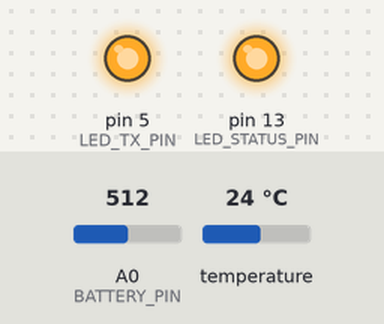
Bench run of a sketch on a simulated Arduino Mega 2560, built with avr-gcc and run on an emulated ATmega2560. Shown: output pins drawn as LEDs (lit = HIGH). Inputs (shaded band) come from the test bench; at power-on: temperature 24 °C, A0 (BATTERY_PIN) = 512. The modem accepts every AT command (registered, SIM ready, sends succeed) and sends nothing else; what the sketch prints to the serial monitor is not drawn.

Above: at 0.1 s.
At 3.3 s:
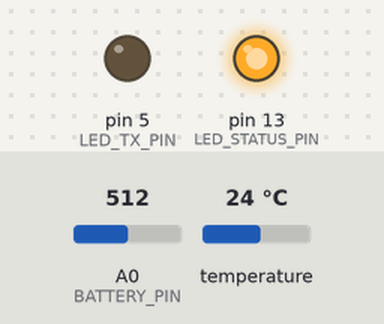
3.4 s: temperature set to 12 °C
At 5.5 s:
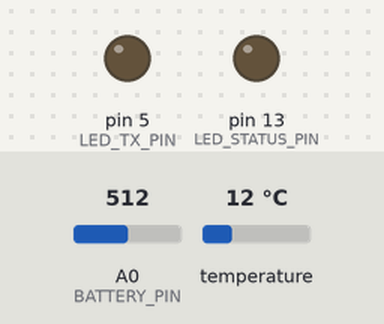
Timing chart, 0 to 12.9 s (numbered marks = the images above; inputs shaded):
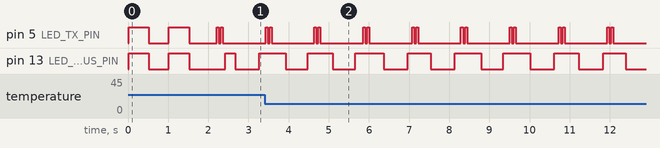

The sketch:

IoTStation2_Mega.ino
```cpp
/*******************************************************************************
 * IoTStation2_Mega.ino - TÜRKSAT Model Uydu Yarışması
 * IoT S2S (Stations to Satellite) Veri Transferi İstasyonu #2
 *
 * ✅ ARDUINO MEGA OPTİMİZE EDİLMİŞ VERSİYON
 *
 * Bu yazılım, XBee 3 Pro modülü kullanarak 400-700m uzaklıktaki
 * görev yüküne kablosuz sıcaklık verisi gönderir.
 *
 * MESAFE HESABI:
 * - IoT istasyonu → Ana yer istasyonu: 100m yatay
 * - Görev yükü yüksekliği: 400-700m dikey
 * - Gerçek mesafe: √(100² + 400²) = ~412m (minimum)
 *                  √(100² + 700²) = ~707m (maksimum)
 *
 * MEVCUT DONANIM (ARDUINO MEGA UYUMLU):
 * - Arduino Mega 2560 (ATMEGA2560) ✅ YENİ PLATFORM
 * - XBee 3 Pro (63mW çıkış gücü, 2-4km menzil) ✅ MEVCUT
 * - BMP280 Basınç/Sıcaklık Sensörü ✅ MEVCUT (DS18B20 yerine)
 * - Yagi Anten (25dBi kazanç) ✅ MEVCUT
 * - NCR18650B Li-Ion Pil + LM2596/LM2577 Çeviriciler ✅ MEVCUT
 *
 * MEGA AVANTAJLARı:
 * - Hardware Serial1 (Pin 18/19) - SoftwareSerial yerine
 * - 256KB Flash (8x daha fazla)
 * - 8KB SRAM (4x daha fazla)
 * - 54 dijital pin + 16 analog pin
 * - 4 adet UART portu
 ******************************************************************************/

#include <Wire.h>
#include <Adafruit_BMP280.h>

//************************** Pin Tanımlamaları (MEGA) **************************//
// MEGA Hardware Serial1 kullanımı - Pin tanımı gerekmez (otomatik 18/19)
#define BMP280_SDA_PIN      20  // Mega I2C SDA (Pin 20)
#define BMP280_SCL_PIN      21  // Mega I2C SCL (Pin 21)
#define LED_STATUS_PIN      13  // Durum LED (Arduino Mega onboard)
#define LED_TX_PIN          5   // Veri gönderme LED
#define BATTERY_PIN         A0  // Pil seviyesi analog okuma (ADS1115 yerine basit ADC)
#define XBEE_RESET_PIN      6   // XBee Reset pin (opsiyonel)

//************************** Sistem Sabitleri ***************************//
#define STATION_ID          2       // İstasyon kimliği (2)
#define SEND_INTERVAL       1000    // Veri gönderme aralığı (ms) - 1 Hz
#define BMP280_I2C_ADDRESS  0x77    // BMP280 I2C adresi (İstasyon 2: 0x77)
#define XBEE_BAUD_RATE      57600    // XBee iletişim hızı
#define BATTERY_VOLTAGE_DIV 2.5     // NCR18650B pil için voltaj bölücü faktörü

// XBee Hedef Adresleri (DOĞRU MAC ADRESİ - 27 TEMMUZ 2025) - İstasyon 2
#define SATELLITE_ADDR_HIGH 0x0013A200  // Görev yükü XBee üst adres
#define SATELLITE_ADDR_LOW  0x42677E8F  // Görev yükü XBee gerçek MAC adresi
#define SATELLITE_ADDR_16   0x0001      // Görev yükü MY adresi (XCTU: MY=1)

// XBee Network Ayarları (XCTU ile senkronize) - İstasyon 2 Mega
#define XBEE_PAN_ID         0x6570      // PAN ID: 6570 (286570 takım numarası)
#define XBEE_CHANNEL        0x0D        // Kanal D (13) - 2.413 GHz (İstasyon #2)
#define XBEE_MY_ADDRESS     0x0005      // Bu istasyon MY=5 (XCTU ayarı)

//************************** Global Nesneler ve Değişkenler *****************//
// ✅ MEGA ADVANTAGE: Hardware Serial1 kullanımı (SoftwareSerial yerine)
#define xbeeSerial Serial1  // Mega Hardware Serial1 (Pin 18/19)

Adafruit_BMP280 bmp280; // BMP280 sensörü (sıcaklık ve basınç)

unsigned long lastSendTime = 0;
unsigned long packetCounter = 0;
float currentTemperature = 0.0;
float currentPressure = 0.0;
int batteryLevel = 0;
bool xbeeReady = false;
bool bmp280Ready = false;

// IoT Veri Paketi Formatı (TÜRKSAT Uyumlu - SADECE SICAKLIK)
struct IoTDataPacket {
    uint8_t stationID;
    uint32_t packetNumber;
    float temperature;     // BMP280'den sadece sıcaklık ✅ ŞARTNAME GEREĞİ
    uint8_t batteryLevel;
    uint32_t timestamp;
    uint16_t checksum;
};

//************************** XBee Kurulum (MEGA Hardware Serial) **************//
void setupXBee() {
  // ✅ MEGA ADVANTAGE: Hardware Serial1 kullanımı
  Serial.println("XBee 3 Pro modülü başlatılıyor... (İstasyon #2 - MEGA Hardware Serial1)");

  // Hardware Serial1 başlat (Pin 18/19 otomatik)
  xbeeSerial.begin(XBEE_BAUD_RATE);
  delay(100);  // Stabilizasyon

  xbeeReady = true;  // XCTU konfigürasyonu ile hazır
  Serial.println("✅ XBee hazır (İstasyon #2 - MEGA Serial1 aktif)");
}

//************************** Ana Kurulum Fonksiyonu **********************//
void setup() {
    // ✅ MEGA: Serial Monitor için Serial0 kullan
    Serial.begin(57600);
    Serial.println("TÜRKSAT IoT İstasyonu #2 (BMP280+XBee Pro+MEGA) Başlatılıyor...");
    Serial.println("✅ Platform: Arduino Mega 2560 (Hardware Serial1)");
    Serial.println("Hedef: Görev yükü (400-700m yükseklik + 100m yatay)");

    // Pin konfigürasyonları
    pinMode(LED_STATUS_PIN, OUTPUT);
    pinMode(LED_TX_PIN, OUTPUT);
    pinMode(BATTERY_PIN, INPUT);

    // LED başlangıç testi (2 kez - İstasyon 2 Mega)
    for (int i = 0; i < 2; i++) {
        digitalWrite(LED_STATUS_PIN, HIGH);
        digitalWrite(LED_TX_PIN, HIGH);
        delay(500);
        digitalWrite(LED_STATUS_PIN, LOW);
        digitalWrite(LED_TX_PIN, LOW);
        delay(500);
    }

    // ✅ MEGA: I2C başlat (Pin 20/21 otomatik)
    Wire.begin();

    // BMP280 sensörünü başlat
    if (!bmp280.begin(BMP280_I2C_ADDRESS)) {
        Serial.println("❌ HATA: BMP280 sensörü bulunamadı!");
        Serial.println("  - I2C adres kontrol edilsin: 0x76 veya 0x77");
        Serial.println("  - MEGA Kablolama: SDA=Pin20, SCL=Pin21");
        bmp280Ready = false;
    } else {
        bmp280Ready = true;
        Serial.println("✅ BMP280 sensörü başarıyla başlatıldı (MEGA I2C)");
        Serial.print("   Sensör ID: 0x");
        Serial.println(bmp280.sensorID(), HEX);
    }

    // XBee modülünü başlat
    setupXBee();

    Serial.println("IoT İstasyonu #2 (MEGA+BMP280+XBee Pro) hazır!");
    Serial.println("MEGA Özellikleri:");
    Serial.println("- Hardware Serial1 (Pin 18/19) ✅");
    Serial.println("- 256KB Flash + 8KB SRAM ✅");
    Serial.println("- I2C Pin 20/21 ✅");
    Serial.println("Mesafe analizi:");
    Serial.println("- Minimum: 412m (400m yükseklik)");
    Serial.println("- Maksimum: 707m (700m yükseklik)");
    Serial.println("- XBee Pro menzil: 2-4km ✓");
    Serial.println("- Kanal: 13 (2.413 GHz)");
    Serial.println("- Sensör: BMP280 (sıcaklık + basınç)");
}

//************************** Ana Döngü ***********************************//
void loop() {
    // Her saniye veri gönder
    if (millis() - lastSendTime >= SEND_INTERVAL) {

        // Sensör verilerini oku
        readBMP280Sensors();
        readBatteryLevel();

        // XBee ile veri gönder
        if (xbeeReady && bmp280Ready) {
            sendDataToSatellite();
        } else {
            if (!xbeeReady) {
                Serial.println("XBee hazır değil, yeniden başlatılıyor... (MEGA İst#2)");
                setupXBee();
            }
            if (!bmp280Ready) {
                Serial.println("BMP280 hazır değil, yeniden başlatılıyor... (MEGA İst#2)");
                bmp280Ready = bmp280.begin(BMP280_I2C_ADDRESS);
            }
        }

        lastSendTime = millis();
    }

    // Durum LED'i (İstasyon 2 Mega: çift yanıp sönme)
    static unsigned long ledTime = 0;
    static int ledState = 0;
    if (millis() - ledTime > 250) {
        ledState = (ledState + 1) % 4;
        digitalWrite(LED_STATUS_PIN, (ledState == 0 || ledState == 1) ? HIGH : LOW);
        ledTime = millis();
    }

    // ✅ MEGA: Hardware Serial1'den gelen yanıtları oku
    if (xbeeSerial.available()) {
        Serial.print("XBee RX (MEGA İst#2): ");
        while (xbeeSerial.available()) {
            Serial.write(xbeeSerial.read());
        }
        Serial.println();
    }

    delay(50); // CPU yükünü azalt
}

//************************** BMP280 Sensör Okuma ****************************//
void readBMP280Sensors() {
    if (!bmp280Ready) {
        currentTemperature = -999.0;
        currentPressure = -999.0;
        Serial.println("HATA: BMP280 sensörü hazır değil! (MEGA İst#2)");
        return;
    }

    // ✅ ŞARTNAME: Sadece sıcaklık oku (Celsius)
    currentTemperature = bmp280.readTemperature();

    // Hatalı okuma kontrolü
    if (isnan(currentTemperature)) {
        currentTemperature = -999.0;
        Serial.println("HATA: BMP280 sıcaklık sensöründen geçersiz veri! (MEGA İst#2)");
        bmp280Ready = false;
        return;
    }

    Serial.print("BMP280 (MEGA İst#2) - Sıcaklık: ");
    Serial.print(currentTemperature);
    Serial.println(" °C (IoT S2S)");
}

//************************** Pil Seviyesi Okuma ***************************//
void readBatteryLevel() {
    int analogValue = analogRead(BATTERY_PIN);

    // NCR18650B Li-Ion pil için voltaj bölücü
    // 4.2V max -> 5V ADC için R1=2.2k, R2=10k voltaj bölücü
    float voltage = (analogValue * 5.0) / 1024.0;
    float actualVoltage = voltage * BATTERY_VOLTAGE_DIV; // Voltaj bölücü faktörü

    // NCR18650B Li-Ion: 4.2V = %100, 3.0V = %0
    float minVoltage = 3.0;
    float maxVoltage = 4.2;

    batteryLevel = ((actualVoltage - minVoltage) / (maxVoltage - minVoltage)) * 100.0;
    batteryLevel = constrain(batteryLevel, 0, 100);

    Serial.print("NCR18650B Pil (MEGA İst#2): ");
    Serial.print(batteryLevel);
    Serial.print("% (");
    Serial.print(actualVoltage);
    Serial.println("V)");
}

//************************** XBee Veri Gönderme ***************************//
void sendDataToSatellite() {
    packetCounter++;

    // Veri paketini hazırla
    IoTDataPacket packet;
    packet.stationID = STATION_ID;
    packet.packetNumber = packetCounter;
    packet.temperature = currentTemperature;  // ✅ ŞARTNAME: Sadece sıcaklık
    packet.batteryLevel = batteryLevel;
    packet.timestamp = millis();

    // Checksum hesapla
    packet.checksum = calculateChecksum((uint8_t*)&packet, sizeof(packet) - 2);

    // XBee API Frame oluştur
    sendXBeeAPIFrame((uint8_t*)&packet, sizeof(packet));

    // TX LED sinyali (2 kez - İstasyon 2 Mega)
    for (int i = 0; i < 2; i++) {
        digitalWrite(LED_TX_PIN, HIGH);
        delay(50);
        digitalWrite(LED_TX_PIN, LOW);
        delay(50);
    }

    Serial.print("Görev yüküne gönderildi (MEGA İst#2): İst=");
    Serial.print(packet.stationID);
    Serial.print(", Paket=");
    Serial.print(packet.packetNumber);
    Serial.print(", Sıcaklık=");
    Serial.print(packet.temperature);
    Serial.print("°C, Pil=");
    Serial.print(packet.batteryLevel);
    Serial.print("%, Mesafe=412-707m");
    Serial.println();
}

//************************** XBee API Frame Gönderme (MEGA Hardware Serial) **//
void sendXBeeAPIFrame(uint8_t* data, int dataLen) {
    // XBee API Frame formatı:
    // 0x7E | Length MSB | Length LSB | Frame Type | Frame ID | 64-bit Addr | 16-bit Addr | Options | Data | Checksum

    int frameLen = 14 + dataLen; // Header(14) + Data
    uint8_t checksum = 0;

    // ✅ MEGA: Hardware Serial1 kullanımı
    // Start delimiter
    xbeeSerial.write(0x7E);

    // Length (MSB, LSB)
    xbeeSerial.write((frameLen >> 8) & 0xFF);
    xbeeSerial.write(frameLen & 0xFF);

    // Frame Type (Transmit Request)
    xbeeSerial.write(0x10);
    checksum += 0x10;

    // Frame ID (İstasyon 2 Mega)
    xbeeSerial.write(0x02);
    checksum += 0x02;

    // 64-bit Destination Address
    uint8_t addr64[] = {
        (SATELLITE_ADDR_HIGH >> 24) & 0xFF,
        (SATELLITE_ADDR_HIGH >> 16) & 0xFF,
        (SATELLITE_ADDR_HIGH >> 8) & 0xFF,
        SATELLITE_ADDR_HIGH & 0xFF,
        (SATELLITE_ADDR_LOW >> 24) & 0xFF,
        (SATELLITE_ADDR_LOW >> 16) & 0xFF,
        (SATELLITE_ADDR_LOW >> 8) & 0xFF,
        SATELLITE_ADDR_LOW & 0xFF
    };

    for (int i = 0; i < 8; i++) {
        xbeeSerial.write(addr64[i]);
        checksum += addr64[i];
    }

    // 16-bit Network Address
    xbeeSerial.write((SATELLITE_ADDR_16 >> 8) & 0xFF);
    xbeeSerial.write(SATELLITE_ADDR_16 & 0xFF);
    checksum += (SATELLITE_ADDR_16 >> 8) & 0xFF;
    checksum += SATELLITE_ADDR_16 & 0xFF;

    // Broadcast Radius & Options
    xbeeSerial.write(0x00); // Broadcast radius
    xbeeSerial.write(0x00); // Options
    checksum += 0x00;
    checksum += 0x00;

    // Data
    for (int i = 0; i < dataLen; i++) {
        xbeeSerial.write(data[i]);
        checksum += data[i];
    }

    // Checksum
    checksum = 0xFF - checksum;
    xbeeSerial.write(checksum);
}

//************************** Checksum Hesaplama ***************************//
uint16_t calculateChecksum(uint8_t* data, int len) {
    uint16_t checksum = 0;
    for (int i = 0; i < len; i++) {
        checksum += data[i];
    }
    return checksum & 0xFFFF;
}

//************************** Durum Raporu (MEGA Enhanced) *******************//
void printStatus() {
    Serial.println("=== IoT İstasyonu #2 (MEGA+BMP280+XBee Pro) Durum ===");
    Serial.print("Platform: Arduino Mega 2560 - Hardware Serial1\n");
    Serial.print("Paket Sayısı: ");
    Serial.println(packetCounter);
    Serial.print("Sıcaklık: ");
    Serial.print(currentTemperature);
    Serial.println(" °C");
    Serial.print("Basınç: ");
    Serial.print(currentPressure / 100.0);
    Serial.println(" hPa");
    Serial.print("Pil Seviyesi (NCR18650B): ");
    Serial.print(batteryLevel);
    Serial.println("%");
    Serial.print("BMP280 Durumu: ");
    Serial.println(bmp280Ready ? "HAZIR" : "HATA");
    Serial.print("XBee Durumu: ");
    Serial.println(xbeeReady ? "HAZIR" : "HATA");
    Serial.println("Hedef Mesafe: 412-707m (Görev Yükü)");
    Serial.println("Kanal: 13 (2.413 GHz)");
    Serial.println("I2C: Pin 20/21 (MEGA)");
    Serial.println("XBee: Hardware Serial1 (Pin 18/19)");
    Serial.println("===============================================");
}
```

Measured:
- by itself, pin 5 (LED_TX_PIN): repeats every 1.2 s: LOW 0.05 s, HIGH 0.05 s, LOW 1.1 s, HIGH 0.05 s
- by itself, pin 13 (LED_STATUS_PIN): moves between LOW and HIGH, repeating every 2.5 s
